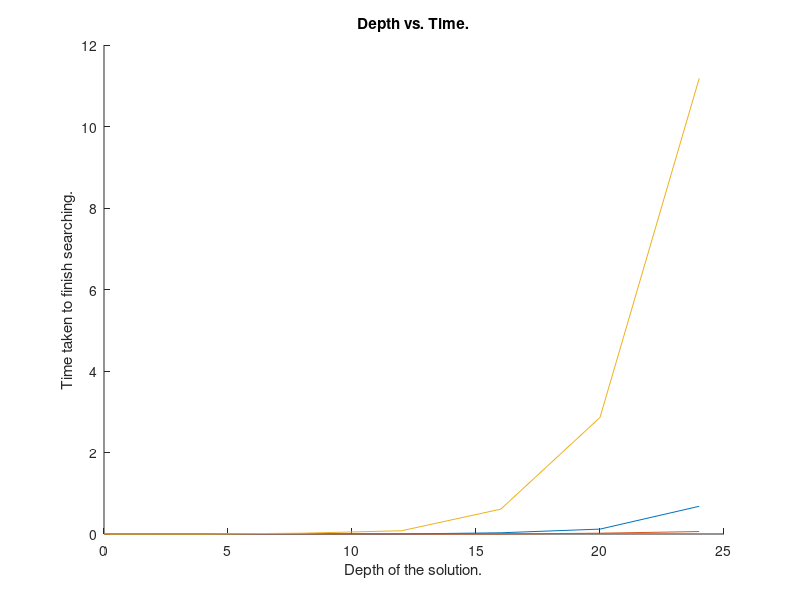

This chart was generated by the following MATLAB code:
%% Plot Depth vs. Time
A_star_misplaced_tile = [0.00, 0.00, 0.00, 0.00, 0.00, 0.03, 0.12, 0.68];
A_star_manhattan_dist = [0.00, 0.00, 0.00, 0.00, 0.00, 0.00, 0.02, 0.06];
uniform_cost = [0.00, 0.00, 0.00, 0.02, 0.08, 0.61, 2.86, 11.18];
depths = [0, 2, 4, 8, 12, 16, 20, 24];

hold on;
title("Depth vs. Time.");
plot(depths, A_star_misplaced_tile, 'DisplayName', "A* Misplaced Tile");
plot(depths, A_star_manhattan_dist, 'DisplayName', "A * Manhattan Distance");
plot(depths, uniform_cost, 'DisplayName', "Uniform Cost");
xlabel("Depth of the solution.");
ylabel("Time taken to finish searching.")
hold off;